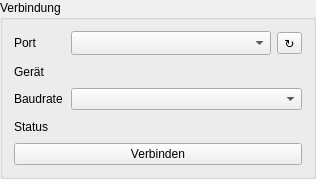
<?xml version="1.0" encoding="UTF-8"?>
<ui version="4.0">
 <class>ConnectionPanel</class>
 <widget class="QGroupBox" name="ConnectionPanel">
  <property name="geometry">
   <rect>
    <x>0</x>
    <y>0</y>
    <width>316</width>
    <height>179</height>
   </rect>
  </property>
  <property name="title">
   <string>Verbindung</string>
  </property>
  <layout class="QGridLayout" name="layoutConnectionPanel" columnstretch="0,1,0">
   <property name="spacing">
    <number>6</number>
   </property>
   <item row="0" column="0">
    <widget class="QLabel" name="labelPort">
     <property name="text">
      <string>Port</string>
     </property>
    </widget>
   </item>
   <item row="0" column="1">
    <widget class="QComboBox" name="comboPort">
     <property name="sizePolicy">
      <sizepolicy hsizetype="Fixed" vsizetype="Fixed">
       <horstretch>0</horstretch>
       <verstretch>0</verstretch>
      </sizepolicy>
     </property>
     <property name="minimumSize">
      <size>
       <width>200</width>
       <height>0</height>
      </size>
     </property>
     <property name="toolTip">
      <string>Serieller Port des GM-Zählers (Arduino). Wird der Zähler nicht erkannt: abstecken, Liste aktualisieren, anstecken, erneut aktualisieren und den neuen Port wählen.</string>
     </property>
     <property name="sizeAdjustPolicy">
      <enum>QComboBox::SizeAdjustPolicy::AdjustToMinimumContentsLengthWithIcon</enum>
     </property>
     <property name="minimumContentsLength">
      <number>8</number>
     </property>
     <property name="placeholderText">
      <string>Kein Port gefunden</string>
     </property>
    </widget>
   </item>
   <item row="0" column="2">
    <widget class="QToolButton" name="buttonRefreshPorts">
     <property name="toolTip">
      <string>Liste der seriellen Ports aktualisieren</string>
     </property>
     <property name="text">
      <string>↻</string>
     </property>
     <property name="icon">
      <iconset theme="QIcon::ThemeIcon::ViewRefresh"/>
     </property>
    </widget>
   </item>
   <item row="1" column="0">
    <widget class="QLabel" name="labelDescription">
     <property name="text">
      <string>Gerät</string>
     </property>
    </widget>
   </item>
   <item row="1" column="1" colspan="2">
    <widget class="ElidedLabel" name="valueDescription">
     <property name="sizePolicy">
      <sizepolicy hsizetype="Ignored" vsizetype="Preferred">
       <horstretch>1</horstretch>
       <verstretch>0</verstretch>
      </sizepolicy>
     </property>
    </widget>
   </item>
   <item row="2" column="0">
    <widget class="QLabel" name="labelBaud">
     <property name="text">
      <string>Baudrate</string>
     </property>
    </widget>
   </item>
   <item row="2" column="1" colspan="2">
    <widget class="QComboBox" name="comboBaud">
     <property name="sizePolicy">
      <sizepolicy hsizetype="Expanding" vsizetype="Fixed">
       <horstretch>0</horstretch>
       <verstretch>0</verstretch>
      </sizepolicy>
     </property>
     <property name="toolTip">
      <string>Baudrate der seriellen Verbindung (Standard: 1000000)</string>
     </property>
    </widget>
   </item>
   <item row="3" column="0">
    <widget class="QLabel" name="labelStatus">
     <property name="text">
      <string>Status</string>
     </property>
    </widget>
   </item>
   <item row="3" column="1" colspan="2">
    <layout class="QHBoxLayout" name="layoutStatus">
     <property name="spacing">
      <number>6</number>
     </property>
     <item>
      <widget class="StatusLed" name="ledStatus" native="true"/>
     </item>
     <item>
      <widget class="ElidedLabel" name="valueStatus">
       <property name="sizePolicy">
        <sizepolicy hsizetype="Ignored" vsizetype="Preferred">
         <horstretch>1</horstretch>
         <verstretch>0</verstretch>
        </sizepolicy>
       </property>
      </widget>
     </item>
    </layout>
   </item>
   <item row="4" column="0" colspan="3">
    <widget class="QPushButton" name="buttonConnect">
     <property name="toolTip">
      <string>GM-Zähler über den gewählten Port verbinden oder trennen</string>
     </property>
     <property name="text">
      <string>Verbinden</string>
     </property>
    </widget>
   </item>
  </layout>
 </widget>
 <customwidgets>
  <customwidget>
   <class>StatusLed</class>
   <extends>QWidget</extends>
   <header>gmcounter.ui.widgets.status_led</header>
  </customwidget>
  <customwidget>
   <class>ElidedLabel</class>
   <extends>QLabel</extends>
   <header>gmcounter.ui.widgets.elided_label</header>
  </customwidget>
 </customwidgets>
 <resources/>
 <connections/>
</ui>
